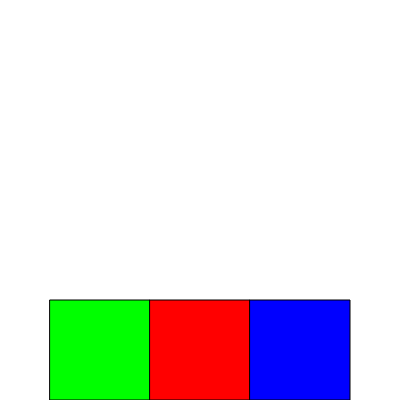
Frame 1 (no input)
Frame 60 (no input): identical to frame 1, image omitted
Frame 120 (the mouse pressed at the canvas centre since frame 60): identical to frame 1, image omitted

The p5.js sketch that drew this single still picture (run headless with seeded random() and noise() and a simulated clock; from frame 60 on, the mouse is pressed at the canvas centre):

// p5.js sketch
// ── sketch.js
var interfaceItems = [];

var currentType = "";

function setup() {
    createCanvas(400, 400);


    interfaceItems.push(new interface(50, 300, 100, "start"));
    interfaceItems.push(new interface(150, 300, 100, "stop"));
    interfaceItems.push(new interface(250, 300, 100, "restart"));

}

function draw() {

    background(255);
    fill(0);
    text(currentType, 10, 10);

    for (var i = 0; i < interfaceItems.length; i++) {
        var currentItemCheck = interfaceItems[i].check();
        console.log(currentItemCheck);
        var settingFill;
        if (currentItemCheck == true) {
            settingFill = 100;
        } else {
            settingFill = 255;
        }
        interfaceItems[i].display(settingFill);

    }

    if (currentType == "start") {

    } else if (currentType == "stop") {

    } else if (currentType == "restart") {

    }

}


function interface(tempX, tempY, tempBoxSize, tempType) {

    this.x = tempX;
    this.y = tempY;
    this.boxSize = tempBoxSize;
    this.type = tempType;


    this.display = function (setFill) {

        if (this.type == "start") {
            fill(0, 255, 0, setFill);
        } else if (this.type == "stop") {
            fill(255, 0, 0, setFill);
        } else if (this.type == "restart") {
            fill(0, 0, 255, setFill);
        }

        rect(this.x, this.y, this.boxSize, this.boxSize);
    }


    this.check = function () {
        if (mouseX > this.x && mouseX < (this.x + this.boxSize) && mouseY > this.y && mouseY < (this.y + this.boxSize)) {
            return true;
        } else {
            return false;
        }
    }
}

function mousePressed() {

    for (var i = 0; i < interfaceItems.length; i++) {
        var checkItem = interfaceItems[i].check();
        if (checkItem == true) {
            currentType = interfaceItems[i].type;
            console.log(currentType);
        }
    }

}
